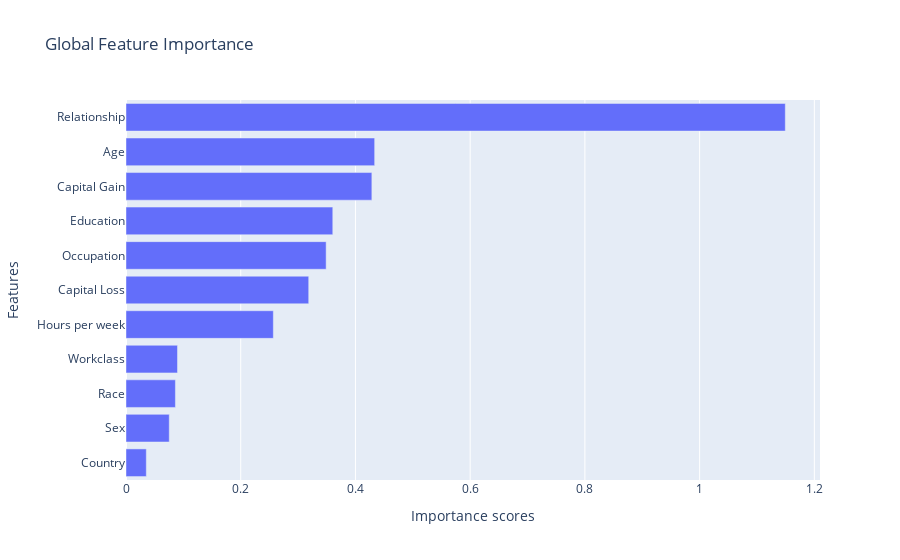

The code cell stored with this chart in its notebook:
### Code cell
print("SHAP results:")
global_explanations["shap_global"].ipython_plot(class_names=class_names)

### Figure 1 — Plotly figure (JSON) as saved in the notebook; plotly's stock layout.template omitted (floating-point values rounded to 4 significant figures)
{"data": [{"alignmentgroup": "True", "hovertemplate": "Importance scores=%{x}<br>Features=%{y}<extra></extra>", "legendgroup": "", "marker": {"color": "#636efa", "pattern": {"shape": ""}}, "name": "", "offsetgroup": "", "orientation": "h", "showlegend": false, "textposition": "auto", "type": "bar", "x": [0.03541, 0.0754, 0.08614, 0.08976, 0.2568, 0.3185, 0.3489, 0.3605, 0.4286, 0.4335, 1.149], "xaxis": "x", "y": ["Country", "Sex", "Race", "Workclass", "Hours per week", "Capital Loss", "Occupation", "Education", "Capital Gain", "Age", "Relationship"], "yaxis": "y"}], "layout": {"barmode": "relative", "legend": {"tracegroupgap": 0}, "title": {"text": "Global Feature Importance"}, "xaxis": {"anchor": "y", "domain": [0, 1], "title": {"text": "Importance scores"}}, "yaxis": {"anchor": "x", "domain": [0, 1], "title": {"text": "Features"}}}}
